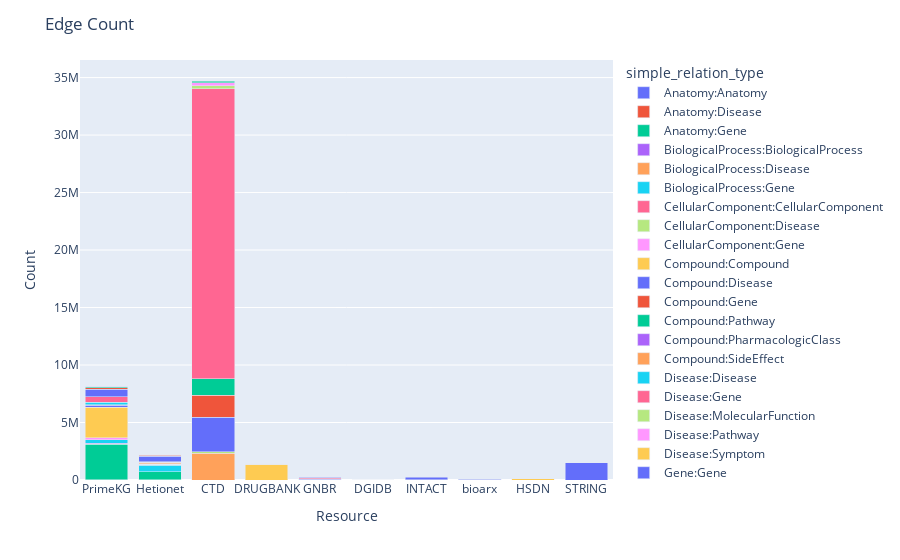

The notebook cell saved with this chart:
### Markdown cell above
### Chart 5: Number of relations for each resource

### Code cell
selected_edge_stat = edge_stat[["resource", "simple_relation_type", "relation_count"]]
chart5_data = selected_edge_stat.groupby(["simple_relation_type", "resource"]).sum().reset_index()
fig5 = px.bar(chart5_data, x="resource", y="relation_count", color="simple_relation_type", barmode="stack")
fig5.update_layout(**gen_layout("Edge Count", "Resource", "Count", True))
fig5.show()

### Figure 1 — Plotly figure (JSON) as saved in the notebook; plotly's stock layout.template omitted (floating-point values rounded to 4 significant figures)
{"data": [{"alignmentgroup": "True", "hovertemplate": "simple_relation_type=Anatomy:Anatomy<br>resource=%{x}<br>relation_count=%{y}<extra></extra>", "legendgroup": "Anatomy:Anatomy", "marker": {"color": "#636efa", "pattern": {"shape": ""}}, "name": "Anatomy:Anatomy", "offsetgroup": "Anatomy:Anatomy", "orientation": "v", "showlegend": true, "textposition": "auto", "type": "bar", "x": ["PrimeKG"], "xaxis": "x", "y": [28064], "yaxis": "y"}, {"alignmentgroup": "True", "hovertemplate": "simple_relation_type=Anatomy:Disease<br>resource=%{x}<br>relation_count=%{y}<extra></extra>", "legendgroup": "Anatomy:Disease", "marker": {"color": "#EF553B", "pattern": {"shape": ""}}, "name": "Anatomy:Disease", "offsetgroup": "Anatomy:Disease", "orientation": "v", "showlegend": true, "textposition": "auto", "type": "bar", "x": ["Hetionet"], "xaxis": "x", "y": [3602], "yaxis": "y"}, {"alignmentgroup": "True", "hovertemplate": "simple_relation_type=Anatomy:Gene<br>resource=%{x}<br>relation_count=%{y}<extra></extra>", "legendgroup": "Anatomy:Gene", "marker": {"color": "#00cc96", "pattern": {"shape": ""}}, "name": "Anatomy:Gene", "offsetgroup": "Anatomy:Gene", "orientation": "v", "showlegend": true, "textposition": "auto", "type": "bar", "x": ["Hetionet", "PrimeKG"], "xaxis": "x", "y": [726156, 3075728], "yaxis": "y"}, {"alignmentgroup": "True", "hovertemplate": "simple_relation_type=BiologicalProcess:BiologicalProcess<br>resource=%{x}<br>relation_count=%{y}<extra></extra>", "legendgroup": "BiologicalProcess:BiologicalProcess", "marker": {"color": "#ab63fa", "pattern": {"shape": ""}}, "name": "BiologicalProcess:BiologicalProcess", "offsetgroup": "BiologicalProcess:BiologicalProcess", "orientation": "v", "showlegend": true, "textposition": "auto", "type": "bar", "x": ["PrimeKG"], "xaxis": "x", "y": [105144], "yaxis": "y"}, {"alignmentgroup": "True", "hovertemplate": "simple_relation_type=BiologicalProcess:Disease<br>resource=%{x}<br>relation_count=%{y}<extra></extra>", "legendgroup": "BiologicalProcess:Disease", "marker": {"color": "#FFA15A", "pattern": {"shape": ""}}, "name": "BiologicalProcess:Disease", "offsetgroup": "BiologicalProcess:Disease", "orientation": "v", "showlegend": true, "textposition": "auto", "type": "bar", "x": ["CTD"], "xaxis": "x", "y": [2322022], "yaxis": "y"}, {"alignmentgroup": "True", "hovertemplate": "simple_relation_type=BiologicalProcess:Gene<br>resource=%{x}<br>relation_count=%{y}<extra></extra>", "legendgroup": "BiologicalProcess:Gene", "marker": {"color": "#19d3f3", "pattern": {"shape": ""}}, "name": "BiologicalProcess:Gene", "offsetgroup": "BiologicalProcess:Gene", "orientation": "v", "showlegend": true, "textposition": "auto", "type": "bar", "x": ["Hetionet", "PrimeKG"], "xaxis": "x", "y": [559453, 288924], "yaxis": "y"}, {"alignmentgroup": "True", "hovertemplate": "simple_relation_type=CellularComponent:CellularComponent<br>resource=%{x}<br>relation_count=%{y}<extra></extra>", "legendgroup": "CellularComponent:CellularComponent", "marker": {"color": "#FF6692", "pattern": {"shape": ""}}, "name": "CellularComponent:CellularComponent", "offsetgroup": "CellularComponent:CellularComponent", "orientation": "v", "showlegend": true, "textposition": "auto", "type": "bar", "x": ["PrimeKG"], "xaxis": "x", "y": [9636], "yaxis": "y"}, {"alignmentgroup": "True", "hovertemplate": "simple_relation_type=CellularComponent:Disease<br>resource=%{x}<br>relation_count=%{y}<extra></extra>", "legendgroup": "CellularComponent:Disease", "marker": {"color": "#B6E880", "pattern": {"shape": ""}}, "name": "CellularComponent:Disease", "offsetgroup": "CellularComponent:Disease", "orientation": "v", "showlegend": true, "textposition": "auto", "type": "bar", "x": ["CTD"], "xaxis": "x", "y": [146863], "yaxis": "y"}, {"alignmentgroup": "True", "hovertemplate": "simple_relation_type=CellularComponent:Gene<br>resource=%{x}<br>relation_count=%{y}<extra></extra>", "legendgroup": "CellularComponent:Gene", "marker": {"color": "#FF97FF", "pattern": {"shape": ""}}, "name": "CellularComponent:Gene", "offsetgroup": "CellularComponent:Gene", "orientation": "v", "showlegend": true, "textposition": "auto", "type": "bar", "x": ["Hetionet", "PrimeKG"], "xaxis": "x", "y": [73564, 156646], "yaxis": "y"}, {"alignmentgroup": "True", "hovertemplate": "simple_relation_type=Compound:Compound<br>resource=%{x}<br>relation_count=%{y}<extra></extra>", "legendgroup": "Compound:Compound", "marker": {"color": "#FECB52", "pattern": {"shape": ""}}, "name": "Compound:Compound", "offsetgroup": "Compound:Compound", "orientation": "v", "showlegend": true, "textposition": "auto", "type": "bar", "x": ["DRUGBANK", "Hetionet", "PrimeKG"], "xaxis": "x", "y": [1378439, 6486, 2672628], "yaxis": "y"}, {"alignmentgroup": "True", "hovertemplate": "simple_relation_type=Compound:Disease<br>resource=%{x}<br>relation_count=%{y}<extra></extra>", "legendgroup": "Compound:Disease", "marker": {"color": "#636efa", "pattern": {"shape": ""}}, "name": "Compound:Disease", "offsetgroup": "Compound:Disease", "orientation": "v", "showlegend": true, "textposition": "auto", "type": "bar", "x": ["CTD", "DRUGBANK", "GNBR", "Hetionet", "PrimeKG"], "xaxis": "x", "y": [2997732, 4474, 66438, 1145, 165560], "yaxis": "y"}, {"alignmentgroup": "True", "hovertemplate": "simple_relation_type=Compound:Gene<br>resource=%{x}<br>relation_count=%{y}<extra></extra>", "legendgroup": "Compound:Gene", "marker": {"color": "#EF553B", "pattern": {"shape": ""}}, "name": "Compound:Gene", "offsetgroup": "Compound:Gene", "orientation": "v", "showlegend": true, "textposition": "auto", "type": "bar", "x": ["CTD", "DGIDB", "DRUGBANK", "GNBR", "Hetionet", "INTACT", "PrimeKG", "bioarx"], "xaxis": "x", "y": [1902129, 19071, 20038, 46573, 51428, 1307, 51306, 18949], "yaxis": "y"}, {"alignmentgroup": "True", "hovertemplate": "simple_relation_type=Compound:Pathway<br>resource=%{x}<br>relation_count=%{y}<extra></extra>", "legendgroup": "Compound:Pathway", "marker": {"color": "#00cc96", "pattern": {"shape": ""}}, "name": "Compound:Pathway", "offsetgroup": "Compound:Pathway", "orientation": "v", "showlegend": true, "textposition": "auto", "type": "bar", "x": ["CTD"], "xaxis": "x", "y": [1440442], "yaxis": "y"}, {"alignmentgroup": "True", "hovertemplate": "simple_relation_type=Compound:PharmacologicClass<br>resource=%{x}<br>relation_count=%{y}<extra></extra>", "legendgroup": "Compound:PharmacologicClass", "marker": {"color": "#ab63fa", "pattern": {"shape": ""}}, "name": "Compound:PharmacologicClass", "offsetgroup": "Compound:PharmacologicClass", "orientation": "v", "showlegend": true, "textposition": "auto", "type": "bar", "x": ["Hetionet"], "xaxis": "x", "y": [1029], "yaxis": "y"}, {"alignmentgroup": "True", "hovertemplate": "simple_relation_type=Compound:SideEffect<br>resource=%{x}<br>relation_count=%{y}<extra></extra>", "legendgroup": "Compound:SideEffect", "marker": {"color": "#FFA15A", "pattern": {"shape": ""}}, "name": "Compound:SideEffect", "offsetgroup": "Compound:SideEffect", "orientation": "v", "showlegend": true, "textposition": "auto", "type": "bar", "x": ["Hetionet"], "xaxis": "x", "y": [138944], "yaxis": "y"}, {"alignmentgroup": "True", "hovertemplate": "simple_relation_type=Disease:Disease<br>resource=%{x}<br>relation_count=%{y}<extra></extra>", "legendgroup": "Disease:Disease", "marker": {"color": "#19d3f3", "pattern": {"shape": ""}}, "name": "Disease:Disease", "offsetgroup": "Disease:Disease", "orientation": "v", "showlegend": true, "textposition": "auto", "type": "bar", "x": ["Hetionet", "PrimeKG"], "xaxis": "x", "y": [543, 229168], "yaxis": "y"}, {"alignmentgroup": "True", "hovertemplate": "simple_relation_type=Disease:Gene<br>resource=%{x}<br>relation_count=%{y}<extra></extra>", "legendgroup": "Disease:Gene", "marker": {"color": "#FF6692", "pattern": {"shape": ""}}, "name": "Disease:Gene", "offsetgroup": "Disease:Gene", "orientation": "v", "showlegend": true, "textposition": "auto", "type": "bar", "x": ["CTD", "GNBR", "Hetionet", "PrimeKG"], "xaxis": "x", "y": [25222015, 81217, 27936, 466406], "yaxis": "y"}, {"alignmentgroup": "True", "hovertemplate": "simple_relation_type=Disease:MolecularFunction<br>resource=%{x}<br>relation_count=%{y}<extra></extra>", "legendgroup": "Disease:MolecularFunction", "marker": {"color": "#B6E880", "pattern": {"shape": ""}}, "name": "Disease:MolecularFunction", "offsetgroup": "Disease:MolecularFunction", "orientation": "v", "showlegend": true, "textposition": "auto", "type": "bar", "x": ["CTD"], "xaxis": "x", "y": [254723], "yaxis": "y"}, {"alignmentgroup": "True", "hovertemplate": "simple_relation_type=Disease:Pathway<br>resource=%{x}<br>relation_count=%{y}<extra></extra>", "legendgroup": "Disease:Pathway", "marker": {"color": "#FF97FF", "pattern": {"shape": ""}}, "name": "Disease:Pathway", "offsetgroup": "Disease:Pathway", "orientation": "v", "showlegend": true, "textposition": "auto", "type": "bar", "x": ["CTD"], "xaxis": "x", "y": [284382], "yaxis": "y"}, {"alignmentgroup": "True", "hovertemplate": "simple_relation_type=Disease:Symptom<br>resource=%{x}<br>relation_count=%{y}<extra></extra>", "legendgroup": "Disease:Symptom", "marker": {"color": "#FECB52", "pattern": {"shape": ""}}, "name": "Disease:Symptom", "offsetgroup": "Disease:Symptom", "orientation": "v", "showlegend": true, "textposition": "auto", "type": "bar", "x": ["HSDN", "Hetionet"], "xaxis": "x", "y": [130857, 3357], "yaxis": "y"}, {"alignmentgroup": "True", "hovertemplate": "simple_relation_type=Gene:Gene<br>resource=%{x}<br>relation_count=%{y}<extra></extra>", "legendgroup": "Gene:Gene", "marker": {"color": "#636efa", "pattern": {"shape": ""}}, "name": "Gene:Gene", "offsetgroup": "Gene:Gene", "orientation": "v", "showlegend": true, "textposition": "auto", "type": "bar", "x": ["GNBR", "Hetionet", "INTACT", "PrimeKG", "STRING", "bioarx"], "xaxis": "x", "y": [55282, 474415, 254297, 642130, 1496684, 57932], "yaxis": "y"}, {"alignmentgroup": "True", "hovertemplate": "simple_relation_type=Gene:MolecularFunction<br>resource=%{x}<br>relation_count=%{y}<extra></extra>", "legendgroup": "Gene:MolecularFunction", "marker": {"color": "#EF553B", "pattern": {"shape": ""}}, "name": "Gene:MolecularFunction", "offsetgroup": "Gene:MolecularFunction", "orientation": "v", "showlegend": true, "textposition": "auto", "type": "bar", "x": ["Hetionet", "PrimeKG"], "xaxis": "x", "y": [97208, 137762], "yaxis": "y"}, {"alignmentgroup": "True", "hovertemplate": "simple_relation_type=Gene:Pathway<br>resource=%{x}<br>relation_count=%{y}<extra></extra>", "legendgroup": "Gene:Pathway", "marker": {"color": "#00cc96", "pattern": {"shape": ""}}, "name": "Gene:Pathway", "offsetgroup": "Gene:Pathway", "orientation": "v", "showlegend": true, "textposition": "auto", "type": "bar", "x": ["CTD", "Hetionet", "PrimeKG"], "xaxis": "x", "y": [131698, 12572, 85014], "yaxis": "y"}, {"alignmentgroup": "True", "hovertemplate": "simple_relation_type=MolecularFunction:MolecularFunction<br>resource=%{x}<br>relation_count=%{y}<extra></extra>", "legendgroup": "MolecularFunction:MolecularFunction", "marker": {"color": "#ab63fa", "pattern": {"shape": ""}}, "name": "MolecularFunction:MolecularFunction", "offsetgroup": "MolecularFunction:MolecularFunction", "orientation": "v", "showlegend": true, "textposition": "auto", "type": "bar", "x": ["PrimeKG"], "xaxis": "x", "y": [26956], "yaxis": "y"}, {"alignmentgroup": "True", "hovertemplate": "simple_relation_type=Pathway:Pathway<br>resource=%{x}<br>relation_count=%{y}<extra></extra>", "legendgroup": "Pathway:Pathway", "marker": {"color": "#FFA15A", "pattern": {"shape": ""}}, "name": "Pathway:Pathway", "offsetgroup": "Pathway:Pathway", "orientation": "v", "showlegend": true, "textposition": "auto", "type": "bar", "x": ["PrimeKG"], "xaxis": "x", "y": [5060], "yaxis": "y"}], "layout": {"barmode": "stack", "legend": {"title": {"text": "simple_relation_type"}, "tracegroupgap": 0}, "margin": {"t": 60}, "showlegend": true, "title": {"text": "Edge Count"}, "xaxis": {"anchor": "y", "domain": [0, 1], "title": {"text": "Resource"}}, "yaxis": {"anchor": "x", "domain": [0, 1], "title": {"text": "Count"}}}}
